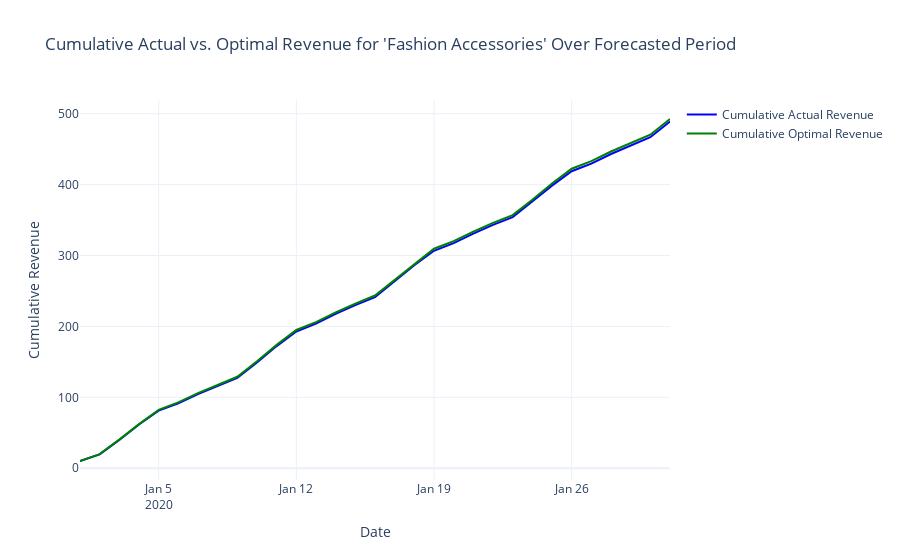
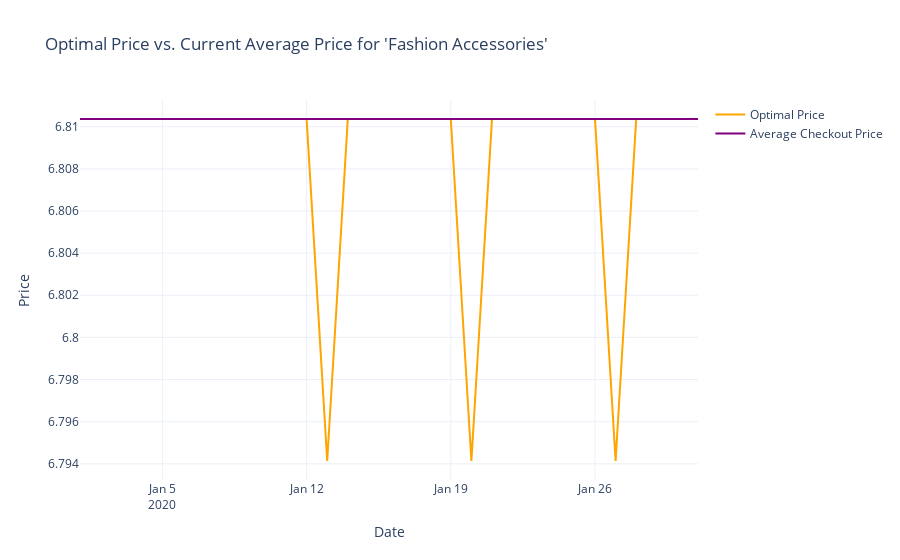

Notebook code for these charts, in order:
### Code cell
import pandas as pd
import numpy as np
import joblib
from sklearn.ensemble import RandomForestRegressor
from sklearn.model_selection import train_test_split
from sklearn.metrics import mean_squared_error
import plotly.graph_objects as go

# Load historical data for 'Fashion Accessories'
occupational_data = ped_main_category[ped_main_category['main_category'] == 'Fashion Accessories'].copy()
occupational_data = occupational_data.fillna(0)
occupational_data['time_period'] = pd.to_datetime(occupational_data['time_period'])
occupational_data.set_index('time_period', inplace=True)

# Load pre-existing forecast data from Prophet
forecast = pd.read_pickle('Outputs/future_forecast.pkl')
forecast = forecast.set_index('ds')  # Make sure the index is datetime

# Step 1: Train the PED prediction model
# Features and target variable
features = occupational_data[['avg_checkout_price', 'daily_sales', 'day_of_week', 'month']]
target = occupational_data['PED']

# Split into training and testing sets
X_train, X_test, y_train, y_test = train_test_split(features, target, test_size=0.2, random_state=42)

# Train the Random Forest model to predict PED
ped_model = RandomForestRegressor(n_estimators=100, random_state=42)
ped_model.fit(X_train, y_train)

# Evaluate the model
ped_predictions = ped_model.predict(X_test)
print("PED Model RMSE:", mean_squared_error(y_test, ped_predictions, squared=False))

# Step 2: Prepare forecast data for PED prediction
forecast['day_of_week'] = forecast.index.dayofweek
forecast['month'] = forecast.index.month
forecast['avg_checkout_price'] = occupational_data['avg_checkout_price'].mean()  # Assume current avg price

# Rename yhat to daily_sales to match training data features
forecast_features = forecast[['avg_checkout_price', 'yhat', 'day_of_week', 'month']].rename(columns={'yhat': 'daily_sales'})

forecast['predicted_PED'] = ped_model.predict(forecast_features)

# Step 3: Calculate optimal price based on predicted PED
def calculate_optimal_price(current_price, ped):
    # Adjust price based on PED to maximize revenue
    return current_price * (1 + ped / 100) if ped < 0 else current_price

forecast['optimal_price'] = forecast.apply(
    lambda row: calculate_optimal_price(row['avg_checkout_price'], row['predicted_PED']), axis=1
)
forecast['optimal_daily_sales'] = forecast['yhat'] * (1 + forecast['predicted_PED'] / 100)
forecast['optimal_revenue'] = forecast['optimal_price'] * forecast['optimal_daily_sales']

# Step 4: Calculate actual revenue and compare to optimal revenue
forecast['actual_revenue'] = forecast['yhat'] * forecast['avg_checkout_price']
forecast['cumulative_actual_revenue'] = forecast['actual_revenue'].cumsum()
forecast['cumulative_optimal_revenue'] = forecast['optimal_revenue'].cumsum()

# Plot cumulative revenue comparison
fig_revenue = go.Figure()

# Actual cumulative revenue
fig_revenue.add_trace(go.Scatter(
    x=forecast.index, y=forecast['cumulative_actual_revenue'],
    mode='lines', name="Cumulative Actual Revenue", line=dict(color='blue')
))

# Optimal cumulative revenue from optimized pricing
fig_revenue.add_trace(go.Scatter(
    x=forecast.index, y=forecast['cumulative_optimal_revenue'],
    mode='lines', name="Cumulative Optimal Revenue", line=dict(color='green')
))

fig_revenue.update_layout(
    title="Cumulative Actual vs. Optimal Revenue for 'Fashion Accessories' Over Forecasted Period",
    xaxis_title="Date",
    yaxis_title="Cumulative Revenue",
    template="plotly_white"
)
fig_revenue.show()

# Plot optimal vs current price
fig_price = go.Figure()

# Optimal Price
fig_price.add_trace(go.Scatter(
    x=forecast.index, y=forecast['optimal_price'],
    mode='lines', name="Optimal Price", line=dict(color='orange')
))

# Average Checkout Price (current)
fig_price.add_trace(go.Scatter(
    x=forecast.index, y=forecast['avg_checkout_price'],
    mode='lines', name="Average Checkout Price", line=dict(color='purple')
))

fig_price.update_layout(
    title="Optimal Price vs. Current Average Price for 'Fashion Accessories'",
    xaxis_title="Date",
    yaxis_title="Price",
    template="plotly_white"
)
fig_price.show()

### Figure 1 — Plotly figure (JSON) as saved in the notebook; plotly's stock layout.template omitted (floating-point values rounded to 4 significant figures)
{"data": [{"line": {"color": "blue"}, "mode": "lines", "name": "Cumulative Actual Revenue", "type": "scatter", "x": ["2020-01-01T00:00:00", "2020-01-02T00:00:00", "2020-01-03T00:00:00", "2020-01-04T00:00:00", "2020-01-05T00:00:00", "2020-01-06T00:00:00", "2020-01-07T00:00:00", "2020-01-08T00:00:00", "2020-01-09T00:00:00", "2020-01-10T00:00:00", "2020-01-11T00:00:00", "2020-01-12T00:00:00", "2020-01-13T00:00:00", "2020-01-14T00:00:00", "2020-01-15T00:00:00", "2020-01-16T00:00:00", "2020-01-17T00:00:00", "2020-01-18T00:00:00", "2020-01-19T00:00:00", "2020-01-20T00:00:00", "2020-01-21T00:00:00", "2020-01-22T00:00:00", "2020-01-23T00:00:00", "2020-01-24T00:00:00", "2020-01-25T00:00:00", "2020-01-26T00:00:00", "2020-01-27T00:00:00", "2020-01-28T00:00:00", "2020-01-29T00:00:00", "2020-01-30T00:00:00", "2020-01-31T00:00:00"], "y": [10.22, 19.61, 39.99, 61.65, 81.19, 91.4, 104.5, 116.5, 127.5, 149.4, 172.3, 192.9, 203.9, 217.6, 230.1, 241.4, 263.4, 286.3, 306.7, 317.6, 331.0, 343.2, 354.2, 375.9, 398.6, 418.9, 429.7, 443.2, 455.6, 466.9, 489.0]}, {"line": {"color": "green"}, "mode": "lines", "name": "Cumulative Optimal Revenue", "type": "scatter", "x": ["2020-01-01T00:00:00", "2020-01-02T00:00:00", "2020-01-03T00:00:00", "2020-01-04T00:00:00", "2020-01-05T00:00:00", "2020-01-06T00:00:00", "2020-01-07T00:00:00", "2020-01-08T00:00:00", "2020-01-09T00:00:00", "2020-01-10T00:00:00", "2020-01-11T00:00:00", "2020-01-12T00:00:00", "2020-01-13T00:00:00", "2020-01-14T00:00:00", "2020-01-15T00:00:00", "2020-01-16T00:00:00", "2020-01-17T00:00:00", "2020-01-18T00:00:00", "2020-01-19T00:00:00", "2020-01-20T00:00:00", "2020-01-21T00:00:00", "2020-01-22T00:00:00", "2020-01-23T00:00:00", "2020-01-24T00:00:00", "2020-01-25T00:00:00", "2020-01-26T00:00:00", "2020-01-27T00:00:00", "2020-01-28T00:00:00", "2020-01-29T00:00:00", "2020-01-30T00:00:00", "2020-01-31T00:00:00"], "y": [10.23, 19.92, 40.37, 62.25, 82.26, 92.83, 105.9, 117.9, 129.0, 150.8, 174.0, 195.0, 206.0, 219.7, 232.2, 243.6, 265.5, 288.7, 309.6, 320.4, 333.8, 346.0, 357.0, 378.7, 401.7, 422.5, 433.2, 446.7, 459.1, 470.4, 492.6]}], "layout": {"title": {"text": "Cumulative Actual vs. Optimal Revenue for 'Fashion Accessories' Over Forecasted Period"}, "xaxis": {"title": {"text": "Date"}}, "yaxis": {"title": {"text": "Cumulative Revenue"}}}}

### Figure 2 — Plotly figure (JSON) as saved in the notebook; plotly's stock layout.template omitted (floating-point values rounded to 4 significant figures)
{"data": [{"line": {"color": "orange"}, "mode": "lines", "name": "Optimal Price", "type": "scatter", "x": ["2020-01-01T00:00:00", "2020-01-02T00:00:00", "2020-01-03T00:00:00", "2020-01-04T00:00:00", "2020-01-05T00:00:00", "2020-01-06T00:00:00", "2020-01-07T00:00:00", "2020-01-08T00:00:00", "2020-01-09T00:00:00", "2020-01-10T00:00:00", "2020-01-11T00:00:00", "2020-01-12T00:00:00", "2020-01-13T00:00:00", "2020-01-14T00:00:00", "2020-01-15T00:00:00", "2020-01-16T00:00:00", "2020-01-17T00:00:00", "2020-01-18T00:00:00", "2020-01-19T00:00:00", "2020-01-20T00:00:00", "2020-01-21T00:00:00", "2020-01-22T00:00:00", "2020-01-23T00:00:00", "2020-01-24T00:00:00", "2020-01-25T00:00:00", "2020-01-26T00:00:00", "2020-01-27T00:00:00", "2020-01-28T00:00:00", "2020-01-29T00:00:00", "2020-01-30T00:00:00", "2020-01-31T00:00:00"], "y": [6.81, 6.81, 6.81, 6.81, 6.81, 6.81, 6.81, 6.81, 6.81, 6.81, 6.81, 6.81, 6.794, 6.81, 6.81, 6.81, 6.81, 6.81, 6.81, 6.794, 6.81, 6.81, 6.81, 6.81, 6.81, 6.81, 6.794, 6.81, 6.81, 6.81, 6.81]}, {"line": {"color": "purple"}, "mode": "lines", "name": "Average Checkout Price", "type": "scatter", "x": ["2020-01-01T00:00:00", "2020-01-02T00:00:00", "2020-01-03T00:00:00", "2020-01-04T00:00:00", "2020-01-05T00:00:00", "2020-01-06T00:00:00", "2020-01-07T00:00:00", "2020-01-08T00:00:00", "2020-01-09T00:00:00", "2020-01-10T00:00:00", "2020-01-11T00:00:00", "2020-01-12T00:00:00", "2020-01-13T00:00:00", "2020-01-14T00:00:00", "2020-01-15T00:00:00", "2020-01-16T00:00:00", "2020-01-17T00:00:00", "2020-01-18T00:00:00", "2020-01-19T00:00:00", "2020-01-20T00:00:00", "2020-01-21T00:00:00", "2020-01-22T00:00:00", "2020-01-23T00:00:00", "2020-01-24T00:00:00", "2020-01-25T00:00:00", "2020-01-26T00:00:00", "2020-01-27T00:00:00", "2020-01-28T00:00:00", "2020-01-29T00:00:00", "2020-01-30T00:00:00", "2020-01-31T00:00:00"], "y": [6.81, 6.81, 6.81, 6.81, 6.81, 6.81, 6.81, 6.81, 6.81, 6.81, 6.81, 6.81, 6.81, 6.81, 6.81, 6.81, 6.81, 6.81, 6.81, 6.81, 6.81, 6.81, 6.81, 6.81, 6.81, 6.81, 6.81, 6.81, 6.81, 6.81, 6.81]}], "layout": {"title": {"text": "Optimal Price vs. Current Average Price for 'Fashion Accessories'"}, "xaxis": {"title": {"text": "Date"}}, "yaxis": {"title": {"text": "Price"}}}}
